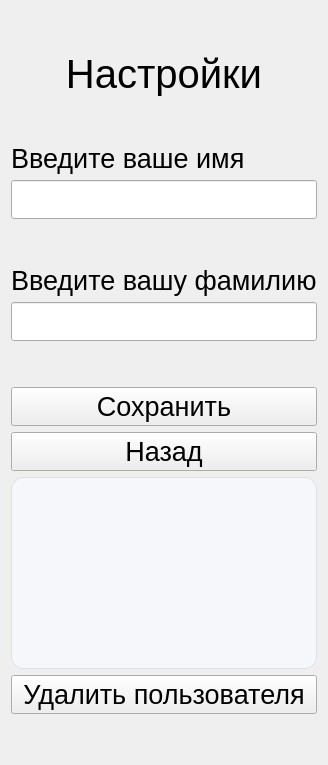
      <widget class="QWidget" name="page_settings">
       <layout class="QVBoxLayout" name="verticalLayout_8">
        <item>
         <spacer name="verticalSpacer_17">
          <property name="orientation">
           <enum>Qt::Vertical</enum>
          </property>
          <property name="sizeHint" stdset="0">
           <size>
            <width>20</width>
            <height>40</height>
           </size>
          </property>
         </spacer>
        </item>
        <item>
         <widget class="QLabel" name="label">
          <property name="font">
           <font>
            <pointsize>30</pointsize>
           </font>
          </property>
          <property name="text">
           <string>Настройки</string>
          </property>
          <property name="alignment">
           <set>Qt::AlignCenter</set>
          </property>
         </widget>
        </item>
        <item>
         <spacer name="verticalSpacer_19">
          <property name="orientation">
           <enum>Qt::Vertical</enum>
          </property>
          <property name="sizeHint" stdset="0">
           <size>
            <width>20</width>
            <height>40</height>
           </size>
          </property>
         </spacer>
        </item>
        <item>
         <widget class="QLabel" name="label_14">
          <property name="font">
           <font>
            <pointsize>20</pointsize>
           </font>
          </property>
          <property name="text">
           <string>Введите ваше имя</string>
          </property>
         </widget>
        </item>
        <item>
         <widget class="QLineEdit" name="lineEdit_UserName">
          <property name="font">
           <font>
            <pointsize>20</pointsize>
           </font>
          </property>
         </widget>
        </item>
        <item>
         <spacer name="verticalSpacer_20">
          <property name="orientation">
           <enum>Qt::Vertical</enum>
          </property>
          <property name="sizeHint" stdset="0">
           <size>
            <width>20</width>
            <height>40</height>
           </size>
          </property>
         </spacer>
        </item>
        <item>
         <widget class="QLabel" name="label_15">
          <property name="font">
           <font>
            <pointsize>20</pointsize>
           </font>
          </property>
          <property name="text">
           <string>Введите вашу фамилию</string>
          </property>
         </widget>
        </item>
        <item>
         <widget class="QLineEdit" name="lineEdit_UserLastName">
          <property name="font">
           <font>
            <pointsize>20</pointsize>
           </font>
          </property>
         </widget>
        </item>
        <item>
         <spacer name="verticalSpacer_18">
          <property name="orientation">
           <enum>Qt::Vertical</enum>
          </property>
          <property name="sizeHint" stdset="0">
           <size>
            <width>20</width>
            <height>40</height>
           </size>
          </property>
         </spacer>
        </item>
        <item>
         <widget class="QPushButton" name="pushButton">
          <property name="font">
           <font>
            <pointsize>20</pointsize>
           </font>
          </property>
          <property name="cursor">
           <cursorShape>PointingHandCursor</cursorShape>
          </property>
          <property name="text">
           <string>Сохранить</string>
          </property>
         </widget>
        </item>
        <item>
         <widget class="QPushButton" name="btn_back_settings">
          <property name="font">
           <font>
            <pointsize>20</pointsize>
           </font>
          </property>
          <property name="cursor">
           <cursorShape>PointingHandCursor</cursorShape>
          </property>
          <property name="text">
           <string>Назад</string>
          </property>
         </widget>
        </item>
        <item>
         <widget class="QListWidget" name="userListSettings">
          <property name="minimumSize">
           <size>
            <width>0</width>
            <height>150</height>
           </size>
          </property>
          <property name="font">
           <font>
            <family>Segoe UI</family>
            <pointsize>10</pointsize>
           </font>
          </property>
          <property name="styleSheet">
           <string notr="true">QListWidget {
    background-color: #f5f7fa;
    border: 1px solid #dcdfe6;
    border-radius: 12px;
    padding: 6px;
    outline: none;
}

QListWidget::item {
    background-color: white;
    padding: 10px;
    margin: 4px 0px;
    border-radius: 8px;
}

QListWidget::item:hover {
    background-color: #e6f7f5;
}

QListWidget::item:selected {
    background-color: #14d4c7;
    color: white;
}

QListWidget::item:selected:hover {
    background-color: #0fb3a8;
}

QScrollBar:vertical {
    border: none;
    background: transparent;
    width: 8px;
    margin: 4px 0 4px 0;
}

QScrollBar::handle:vertical {
    background: #c1c1c1;
    border-radius: 4px;
    min-height: 20px;
}

QScrollBar::handle:vertical:hover {
    background: #a8a8a8;
}

QScrollBar::add-line:vertical,
QScrollBar::sub-line:vertical {
    height: 0px;
}</string>
          </property>
         </widget>
        </item>
        <item>
         <widget class="QPushButton" name="btn_delete_user">
          <property name="font">
           <font>
            <pointsize>20</pointsize>
           </font>
          </property>
          <property name="cursor">
           <cursorShape>PointingHandCursor</cursorShape>
          </property>
          <property name="text">
           <string>Удалить пользователя</string>
          </property>
         </widget>
        </item>
        <item>
         <spacer name="verticalSpacer_16">
          <property name="orientation">
           <enum>Qt::Vertical</enum>
          </property>
          <property name="sizeHint" stdset="0">
           <size>
            <width>20</width>
            <height>40</height>
           </size>
          </property>
         </spacer>
        </item>
       </layout>
      </widget>
